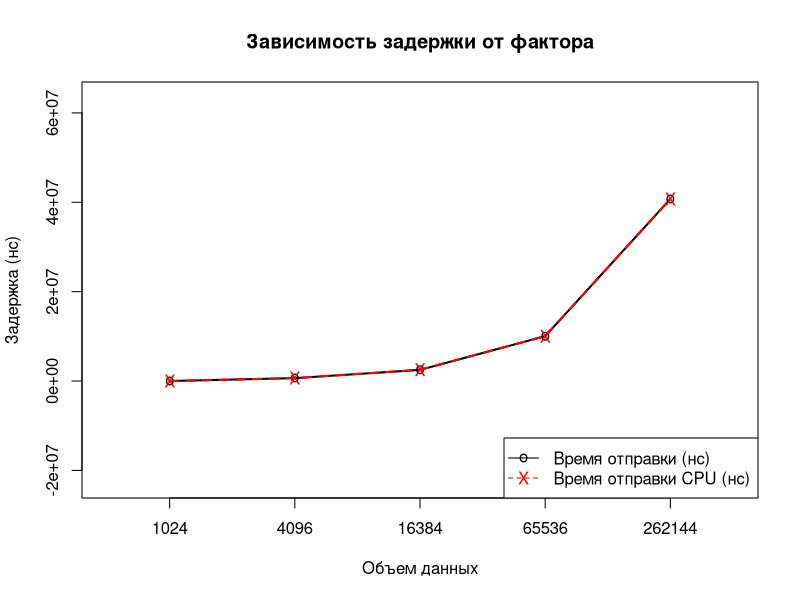
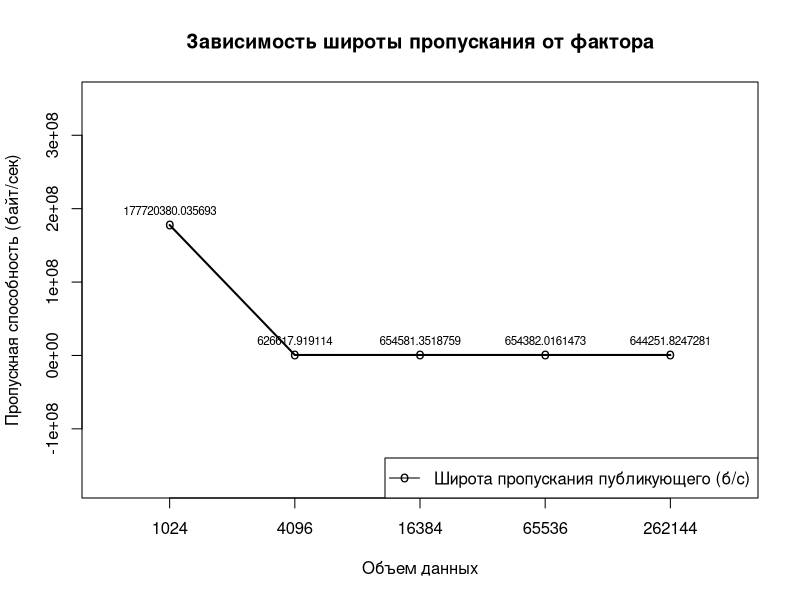
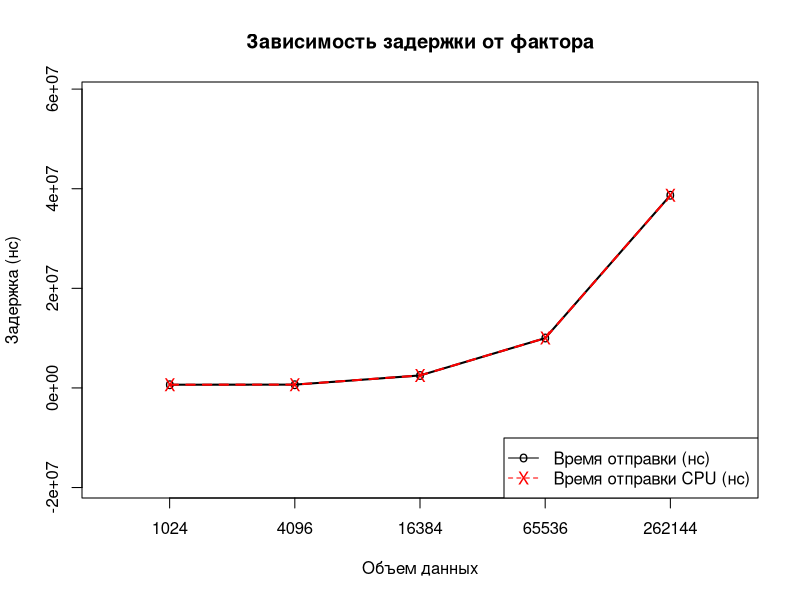
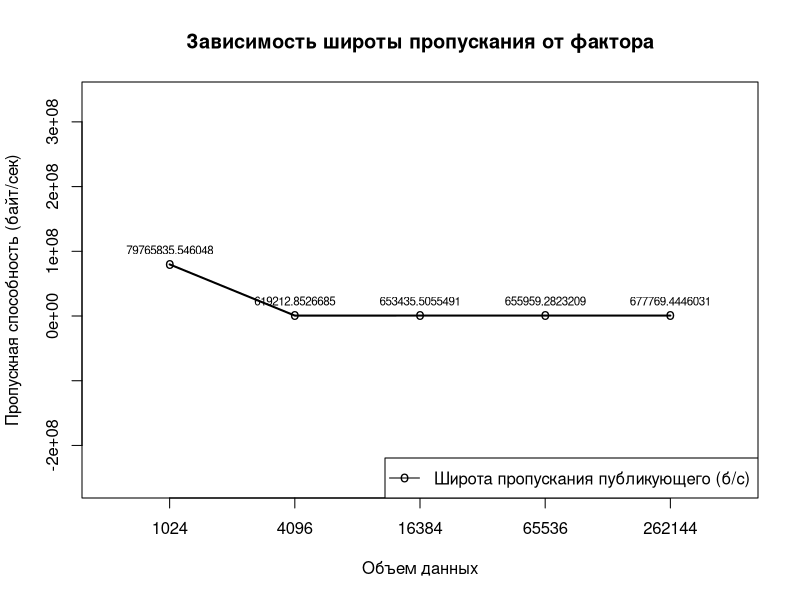
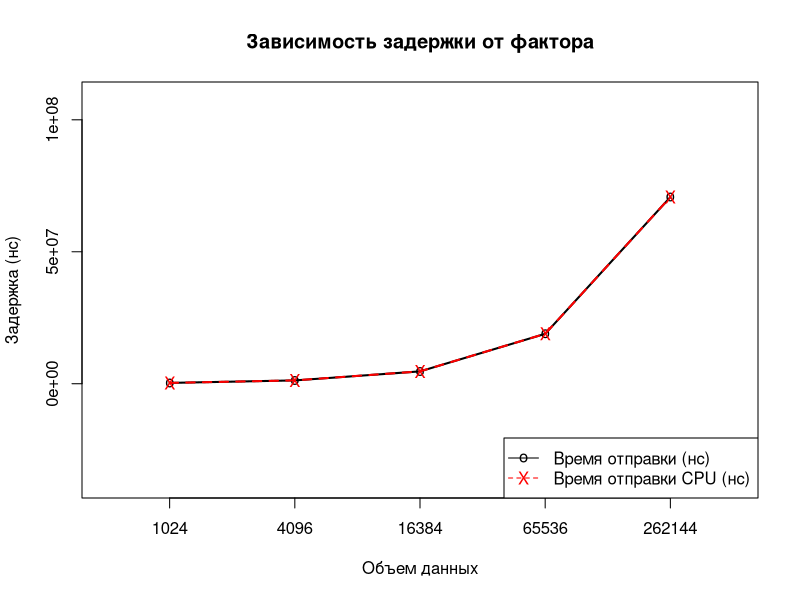
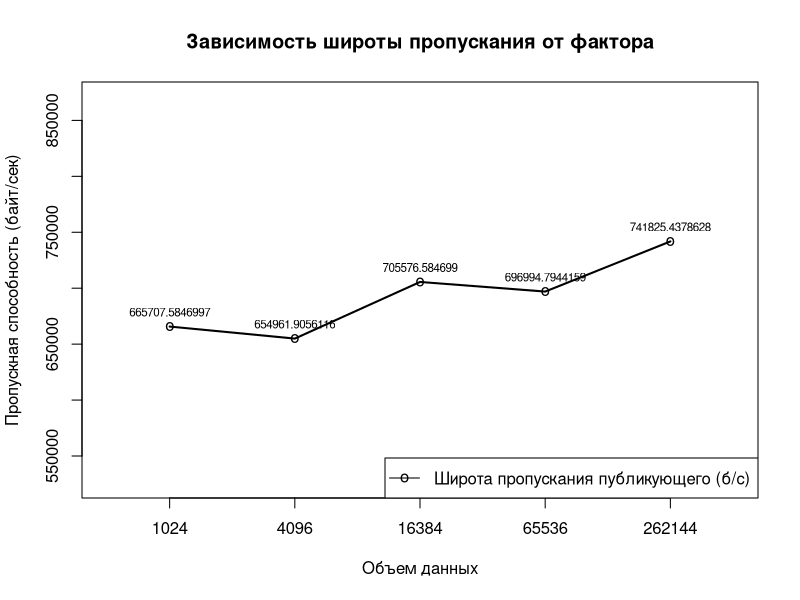
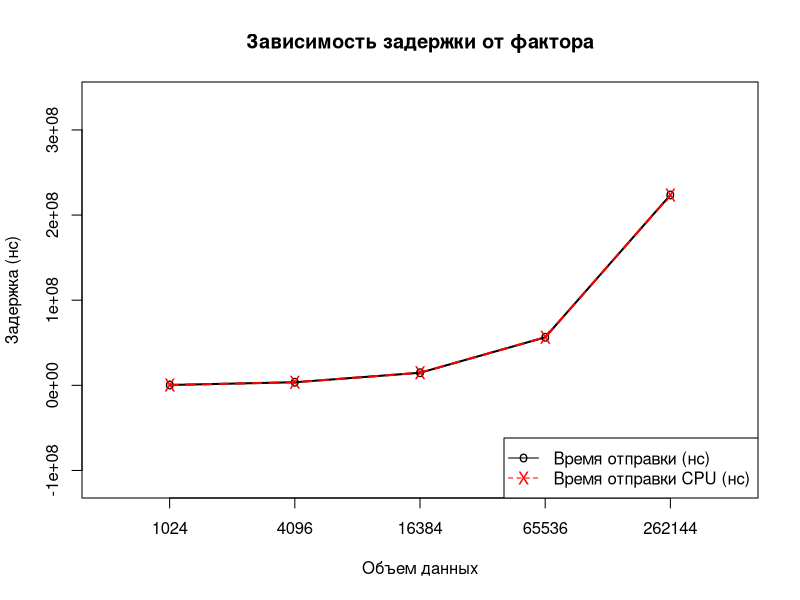
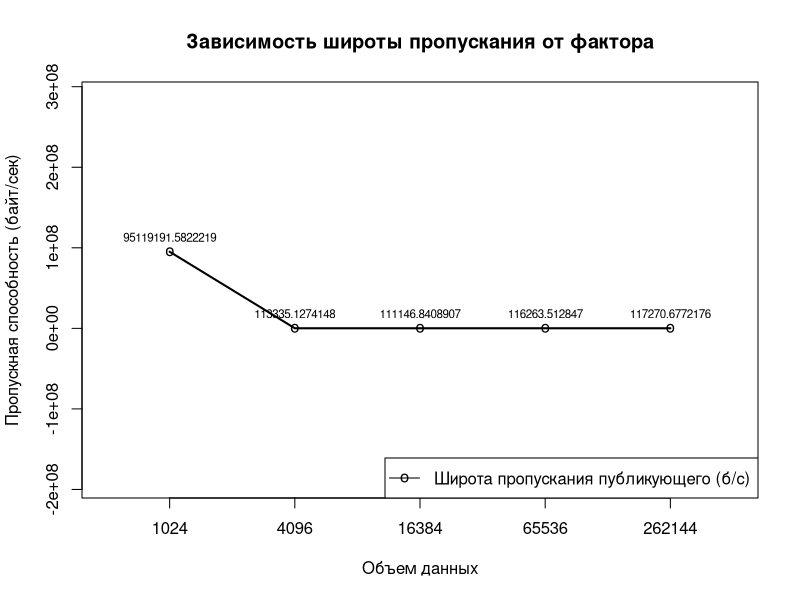

The R script that drew these images, in order:
## ---- chunk 1
#png(filename="plot.png", width = 1600, height = 900)
size <- c(1024, 4096, 16384, 65536, 262144)
real_time <- c(1527.7222221, 653809.4, 2502803.7555556, 10047465.6111112, 40747806.3333333)
cpu_time <- c(1524.9286302, 653878.2658801001, 2502934.0299469, 10047714.0075057, 40748515.817470506)
bytes_per_second <- c(177720380.0356929, 626617.9191139999, 654581.3518759, 654382.0161473, 644251.8247281)
df <- data.frame("factor"=size, "Время отправки (нс)"=real_time, "Время отправки CPU (нс)"=cpu_time, "Широта пропускания публикующего (б/с)"=bytes_per_second)
plot(factor(size, levels=size), real_time, type="o", col="black", lty=0, ylim=c(-22727758.222862747, 63477798.96896345), xlab="", ylab="")
points(factor(size, levels=size), real_time, col="black", pch="o")
lines(factor(size, levels=size), real_time, col="black", lty=1, lwd=2)
title(main="Зависимость задержки от фактора", xlab="Объем данных", ylab="Задержка (нс)")
points(factor(size, levels=size), cpu_time, col="red", pch="X")
lines(factor(size, levels=size), cpu_time, col="red", lty=2, lwd=2)
legend("bottomright", legend=c("Время отправки (нс)", "Время отправки CPU (нс)"), col=c("black", "red"), lty=c(1, 2), pch=c("o", "X"), ncol=1)
plot(factor(size, levels=size), bytes_per_second, type="o", col="black", lty=0, ylim=c(-173233617.8303862, 351580615.7851931), xlab="", ylab="")
points(factor(size, levels=size), bytes_per_second, col="black", pch="o")
lines(factor(size, levels=size), bytes_per_second, col="black", lty=1, lwd=2)
title(main="Зависимость широты пропускания от фактора", xlab="Объем данных", ylab="Пропускная способность (байт/сек)")
text( factor(size, levels=size), bytes_per_second, labels=bytes_per_second, cex= 0.7, pos=3)
legend("bottomright", legend=c("Широта пропускания публикующего (б/с)"), col=c("black"), lty=c(1), pch=c("o"), ncol=1)
## ---- chunk 2
#png(filename="plot.png", width = 1600, height = 900)
size <- c(1024, 4096, 16384, 65536, 262144)
real_time <- c(650003.3444445, 663375.8888887, 2509004.9111109003, 10002478.4444445, 38678222.188889)
cpu_time <- c(650122.2160921, 663471.6785193, 2509142.3851984995, 10002763.4121163, 38679011.60776521)
bytes_per_second <- c(79765835.546048, 619212.8526684998, 653435.5055491, 655959.2823209, 677769.4446031)
df <- data.frame("factor"=size, "Время отправки (нс)"=real_time, "Время отправки CPU (нс)"=cpu_time, "Широта пропускания публикующего (б/с)"=bytes_per_second)
plot(factor(size, levels=size), real_time, type="o", col="black", lty=0, ylim=c(-19005648.404860146, 58334663.357069865), xlab="", ylab="")
points(factor(size, levels=size), real_time, col="black", pch="o")
lines(factor(size, levels=size), real_time, col="black", lty=1, lwd=2)
title(main="Зависимость задержки от фактора", xlab="Объем данных", ylab="Задержка (нс)")
points(factor(size, levels=size), cpu_time, col="red", pch="X")
lines(factor(size, levels=size), cpu_time, col="red", lty=2, lwd=2)
legend("bottomright", legend=c("Время отправки (нс)", "Время отправки CPU (нс)"), col=c("black", "red"), lty=c(1, 2), pch=c("o", "X"), ncol=1)
plot(factor(size, levels=size), bytes_per_second, type="o", col="black", lty=0, ylim=c(-257418950.37433594, 337803998.77305245), xlab="", ylab="")
points(factor(size, levels=size), bytes_per_second, col="black", pch="o")
lines(factor(size, levels=size), bytes_per_second, col="black", lty=1, lwd=2)
title(main="Зависимость широты пропускания от фактора", xlab="Объем данных", ylab="Пропускная способность (байт/сек)")
text( factor(size, levels=size), bytes_per_second, labels=bytes_per_second, cex= 0.7, pos=3)
legend("bottomright", legend=c("Широта пропускания публикующего (б/с)"), col=c("black"), lty=c(1), pch=c("o"), ncol=1)
## ---- chunk 3
#png(filename="plot.png", width = 1600, height = 900)
size <- c(1024, 4096, 16384, 65536, 262144)
real_time <- c(307413.0555557, 1257944.8555556, 4677492.4222222, 18909507.533333402, 70715916.2444444)
cpu_time <- c(307497.5186205, 1258084.0090971, 4677702.0380984, 18909991.681968898, 70717087.89435841)
bytes_per_second <- c(665707.5846997, 654961.9056116, 705576.584699, 696994.7944158999, 741825.4378628001)
df <- data.frame("factor"=size, "Время отправки (нс)"=real_time, "Время отправки CPU (нс)"=cpu_time, "Широта пропускания публикующего (б/с)"=bytes_per_second)
plot(factor(size, levels=size), real_time, type="o", col="black", lty=0, ylim=c(-37464232.20219221, 108488733.15210631), xlab="", ylab="")
points(factor(size, levels=size), real_time, col="black", pch="o")
lines(factor(size, levels=size), real_time, col="black", lty=1, lwd=2)
title(main="Зависимость задержки от фактора", xlab="Объем данных", ylab="Задержка (нс)")
points(factor(size, levels=size), cpu_time, col="red", pch="X")
lines(factor(size, levels=size), cpu_time, col="red", lty=2, lwd=2)
legend("bottomright", legend=c("Время отправки (нс)", "Время отправки CPU (нс)"), col=c("black", "red"), lty=c(1, 2), pch=c("o", "X"), ncol=1)
plot(factor(size, levels=size), bytes_per_second, type="o", col="black", lty=0, ylim=c(526215.5275747528, 870571.8158996473), xlab="", ylab="")
points(factor(size, levels=size), bytes_per_second, col="black", pch="o")
lines(factor(size, levels=size), bytes_per_second, col="black", lty=1, lwd=2)
title(main="Зависимость широты пропускания от фактора", xlab="Объем данных", ylab="Пропускная способность (байт/сек)")
text( factor(size, levels=size), bytes_per_second, labels=bytes_per_second, cex= 0.7, pos=3)
legend("bottomright", legend=c("Широта пропускания публикующего (б/с)"), col=c("black"), lty=c(1), pch=c("o"), ncol=1)
## ---- chunk 4
#png(filename="plot.png", width = 1600, height = 900)
size <- c(1024, 4096, 16384, 65536, 262144)
real_time <- c(388261.1666667, 3614916.4555555, 14756935.855555499, 56423353.6000001, 223554893.65555558)
cpu_time <- c(388286.6521431, 3615074.4676122004, 14757246.390785798, 56424302.5304481, 223557990.88297257)
bytes_per_second <- c(95119191.5822219, 113335.1274148, 111146.8408907, 116263.512847, 117270.67721759998)
df <- data.frame("factor"=size, "Время отправки (нс)"=real_time, "Время отправки CPU (нс)"=cpu_time, "Широта пропускания публикующего (б/с)"=bytes_per_second)
plot(factor(size, levels=size), real_time, type="o", col="black", lty=0, ylim=c(-114266095.14158726, 338212347.19122654), xlab="", ylab="")
points(factor(size, levels=size), real_time, col="black", pch="o")
lines(factor(size, levels=size), real_time, col="black", lty=1, lwd=2)
title(main="Зависимость задержки от фактора", xlab="Объем данных", ylab="Задержка (нс)")
points(factor(size, levels=size), cpu_time, col="red", pch="X")
lines(factor(size, levels=size), cpu_time, col="red", lty=2, lwd=2)
legend("bottomright", legend=c("Время отправки (нс)", "Время отправки CPU (нс)"), col=c("black", "red"), lty=c(1, 2), pch=c("o", "X"), ncol=1)
plot(factor(size, levels=size), bytes_per_second, type="o", col="black", lty=0, ylim=c(-191482804.12476134, 286713142.5478739), xlab="", ylab="")
points(factor(size, levels=size), bytes_per_second, col="black", pch="o")
lines(factor(size, levels=size), bytes_per_second, col="black", lty=1, lwd=2)
title(main="Зависимость широты пропускания от фактора", xlab="Объем данных", ylab="Пропускная способность (байт/сек)")
text( factor(size, levels=size), bytes_per_second, labels=bytes_per_second, cex= 0.7, pos=3)
legend("bottomright", legend=c("Широта пропускания публикующего (б/с)"), col=c("black"), lty=c(1), pch=c("o"), ncol=1)
## ---- chunk 5
#png(filename="plot.png", width = 1600, height = 900)
size <- c(1024, 4096, 16384, 65536, 262144)
real_time <- c(926387.6666667002, 3451537.5555555, 13698597.166666502, 53578402.955555305, 217454923.5444445)
cpu_time <- c(926553.8052682001, 3451733.0456756996, 13698986.186006999, 53579385.9666939, 217458061.58080214)
bytes_per_second <- c(110359.78881249999, 118674.81034989997, 119625.07397950001, 122326.72314570002, 120557.75827539999)
df <- data.frame("factor"=size, "Время отправки (нс)"=real_time, "Время отправки CPU (нс)"=cpu_time, "Широта пропускания публикующего (б/с)"=bytes_per_second)
plot(factor(size, levels=size), real_time, type="o", col="black", lty=0, ylim=c(-109907101.34438886, 328291550.5918577), xlab="", ylab="")
points(factor(size, levels=size), real_time, col="black", pch="o")
lines(factor(size, levels=size), real_time, col="black", lty=1, lwd=2)
title(main="Зависимость задержки от фактора", xlab="Объем данных", ylab="Задержка (нс)")
points(factor(size, levels=size), cpu_time, col="red", pch="X")
lines(factor(size, levels=size), cpu_time, col="red", lty=2, lwd=2)
legend("bottomright", legend=c("Время отправки (нс)", "Время отправки CPU (нс)"), col=c("black", "red"), lty=c(1, 2), pch=c("o", "X"), ncol=1)
plot(factor(size, levels=size), bytes_per_second, type="o", col="black", lty=0, ylim=c(101271.40833288798, 131415.103625312), xlab="", ylab="")
points(factor(size, levels=size), bytes_per_second, col="black", pch="o")
lines(factor(size, levels=size), bytes_per_second, col="black", lty=1, lwd=2)
title(main="Зависимость широты пропускания от фактора", xlab="Объем данных", ylab="Пропускная способность (байт/сек)")
text( factor(size, levels=size), bytes_per_second, labels=bytes_per_second, cex= 0.7, pos=3)
legend("bottomright", legend=c("Широта пропускания публикующего (б/с)"), col=c("black"), lty=c(1), pch=c("o"), ncol=1)
## ---- chunk 6
#png(filename="plot.png", width = 1600, height = 900)
size <- c(1024, 4096, 16384, 65536, 262144)
real_time <- c(1828471.9000000998, 7097240.5222221, 27689148.2111112, 107163885.93333331, 428156444.76666677)
cpu_time <- c(1828641.931876, 7097512.9366208, 27689783.083026398, 107165576.71541741, 428162296.57934296)
bytes_per_second <- c(111978.50719270001, 115874.3708357, 118372.9751462, 122337.87951809999, 122457.3502836)
df <- data.frame("factor"=size, "Время отправки (нс)"=real_time, "Время отправки CPU (нс)"=cpu_time, "Широта пропускания публикующего (б/с)"=bytes_per_second)
plot(factor(size, levels=size), real_time, type="o", col="black", lty=0, ylim=c(-215551324.83855382, 645542093.3178968), xlab="", ylab="")
points(factor(size, levels=size), real_time, col="black", pch="o")
lines(factor(size, levels=size), real_time, col="black", lty=1, lwd=2)
title(main="Зависимость задержки от фактора", xlab="Объем данных", ylab="Задержка (нс)")
points(factor(size, levels=size), cpu_time, col="red", pch="X")
lines(factor(size, levels=size), cpu_time, col="red", lty=2, lwd=2)
legend("bottomright", legend=c("Время отправки (нс)", "Время отправки CPU (нс)"), col=c("black", "red"), lty=c(1, 2), pch=c("o", "X"), ncol=1)
plot(factor(size, levels=size), bytes_per_second, type="o", col="black", lty=0, ylim=c(95914.53846825908, 138521.3190080409), xlab="", ylab="")
points(factor(size, levels=size), bytes_per_second, col="black", pch="o")
lines(factor(size, levels=size), bytes_per_second, col="black", lty=1, lwd=2)
title(main="Зависимость широты пропускания от фактора", xlab="Объем данных", ylab="Пропускная способность (байт/сек)")
text( factor(size, levels=size), bytes_per_second, labels=bytes_per_second, cex= 0.7, pos=3)
legend("bottomright", legend=c("Широта пропускания публикующего (б/с)"), col=c("black"), lty=c(1), pch=c("o"), ncol=1)
## ---- chunk 7
#png(filename="plot.png", width = 1600, height = 900)
size <- c(1024, 4096, 16384, 65536, 262144)
real_time <- c(106391.1222222, 362753.3222222, 2656463.8333332003, 9561054.2555556, 38210113.0666666)
cpu_time <- c(106349.69185589999, 362753.56649820006, 2656586.5098473006, 9561280.1358983, 38210747.8914222)
bytes_per_second <- c(961756.6771365998, 1129047.0698289, 627703.6754908001, 685456.4443161999, 686087.4486158)
df <- data.frame("factor"=size, "Время отправки (нс)"=real_time, "Время отправки CPU (нс)"=cpu_time, "Широта пропускания публикующего (б/с)"=bytes_per_second)
plot(factor(size, levels=size), real_time, type="o", col="black", lty=0, ylim=c(-19517510.080341678, 57834607.66361978), xlab="", ylab="")
points(factor(size, levels=size), real_time, col="black", pch="o")
lines(factor(size, levels=size), real_time, col="black", lty=1, lwd=2)
title(main="Зависимость задержки от фактора", xlab="Объем данных", ylab="Задержка (нс)")
points(factor(size, levels=size), cpu_time, col="red", pch="X")
lines(factor(size, levels=size), cpu_time, col="red", lty=2, lwd=2)
legend("bottomright", legend=c("Время отправки (нс)", "Время отправки CPU (нс)"), col=c("black", "red"), lty=c(1, 2), pch=c("o", "X"), ncol=1)
plot(factor(size, levels=size), bytes_per_second, type="o", col="black", lty=0, ylim=c(260398.49357111187, 1496352.2517485882), xlab="", ylab="")
points(factor(size, levels=size), bytes_per_second, col="black", pch="o")
lines(factor(size, levels=size), bytes_per_second, col="black", lty=1, lwd=2)
title(main="Зависимость широты пропускания от фактора", xlab="Объем данных", ylab="Пропускная способность (байт/сек)")
text( factor(size, levels=size), bytes_per_second, labels=bytes_per_second, cex= 0.7, pos=3)
legend("bottomright", legend=c("Широта пропускания публикующего (б/с)"), col=c("black"), lty=c(1), pch=c("o"), ncol=1)
## ---- chunk 8
#png(filename="plot.png", width = 1600, height = 900)
size <- c(1024, 4096, 16384, 65536, 262144)
real_time <- c(91970.1666668, 348155.3, 2387882.0666667, 9434949.6333333, 38311662.7)
cpu_time <- c(91995.44850560001, 348202.94481849996, 2387958.5807459, 9435138.1779448, 38312393.850757)
bytes_per_second <- c(1112172.9342499997, 1176280.3654824, 686061.21537, 694593.6572302999, 684262.8179420999)
df <- data.frame("factor"=size, "Время отправки (нс)"=real_time, "Время отправки CPU (нс)"=cpu_time, "Широта пропускания публикующего (б/с)"=bytes_per_second)
plot(factor(size, levels=size), real_time, type="o", col="black", lty=0, ylim=c(-19370814.97373729, 57775178.99116109), xlab="", ylab="")
points(factor(size, levels=size), real_time, col="black", pch="o")
lines(factor(size, levels=size), real_time, col="black", lty=1, lwd=2)
title(main="Зависимость задержки от фактора", xlab="Объем данных", ylab="Задержка (нс)")
points(factor(size, levels=size), cpu_time, col="red", pch="X")
lines(factor(size, levels=size), cpu_time, col="red", lty=2, lwd=2)
legend("bottomright", legend=c("Время отправки (нс)", "Время отправки CPU (нс)"), col=c("black", "red"), lty=c(1, 2), pch=c("o", "X"), ncol=1)
plot(factor(size, levels=size), bytes_per_second, type="o", col="black", lty=0, ylim=c(389594.6001147402, 1470948.5833097594), xlab="", ylab="")
points(factor(size, levels=size), bytes_per_second, col="black", pch="o")
lines(factor(size, levels=size), bytes_per_second, col="black", lty=1, lwd=2)
title(main="Зависимость широты пропускания от фактора", xlab="Объем данных", ylab="Пропускная способность (байт/сек)")
text( factor(size, levels=size), bytes_per_second, labels=bytes_per_second, cex= 0.7, pos=3)
legend("bottomright", legend=c("Широта пропускания публикующего (б/с)"), col=c("black"), lty=c(1), pch=c("o"), ncol=1)
## ---- chunk 9
#png(filename="plot.png", width = 1600, height = 900)
size <- c(1024, 4096, 16384, 65536, 262144)
real_time <- c(78209.31111099999, 616205.0555556, 1285011.3666667999, 57846151.26666659, 194723287.5333335)
cpu_time <- c(78223.3539134, 616219.2385505999, 1285123.3702784001, 57847024.3029032, 194725959.7546386)
bytes_per_second <- c(85792399.8100927, 1066262.7259801999, 1288871.7005404998, 235658.0293454, 136195.3881975)
df <- data.frame("factor"=size, "Время отправки (нс)"=real_time, "Время отправки CPU (нс)"=cpu_time, "Широта пропускания публикующего (б/с)"=bytes_per_second)
plot(factor(size, levels=size), real_time, type="o", col="black", lty=0, ylim=c(-127456683.00702633, 322260852.07277596), xlab="", ylab="")
points(factor(size, levels=size), real_time, col="black", pch="o")
lines(factor(size, levels=size), real_time, col="black", lty=1, lwd=2)
title(main="Зависимость задержки от фактора", xlab="Объем данных", ylab="Задержка (нс)")
points(factor(size, levels=size), cpu_time, col="red", pch="X")
lines(factor(size, levels=size), cpu_time, col="red", lty=2, lwd=2)
legend("bottomright", legend=c("Время отправки (нс)", "Время отправки CPU (нс)"), col=c("black", "red"), lty=c(1, 2), pch=c("o", "X"), ncol=1)
plot(factor(size, levels=size), bytes_per_second, type="o", col="black", lty=0, ylim=c(-148211823.2941407, 234140418.49243087), xlab="", ylab="")
points(factor(size, levels=size), bytes_per_second, col="black", pch="o")
lines(factor(size, levels=size), bytes_per_second, col="black", lty=1, lwd=2)
title(main="Зависимость широты пропускания от фактора", xlab="Объем данных", ylab="Пропускная способность (байт/сек)")
text( factor(size, levels=size), bytes_per_second, labels=bytes_per_second, cex= 0.7, pos=3)
legend("bottomright", legend=c("Широта пропускания публикующего (б/с)"), col=c("black"), lty=c(1), pch=c("o"), ncol=1)
## ---- chunk 10
#png(filename="plot.png", width = 1600, height = 900)
size <- c(1024, 4096, 16384, 65536, 262144)
real_time <- c(293.88888890000004, 330618.37777789996, 1281880.6000001996, 56484345.7, 194510792.6111109)
cpu_time <- c(291.8382809, 330659.7862949, 1281958.5527356002, 56485293.1477672, 194513597.25163853)
bytes_per_second <- c(349935865.43717635, 1247339.3922555998, 1304878.6949409998, 238301.8253401, 135183.1201221)
df <- data.frame("factor"=size, "Время отправки (нс)"=real_time, "Время отправки CPU (нс)"=cpu_time, "Широта пропускания публикующего (б/с)"=bytes_per_second)
plot(factor(size, levels=size), real_time, type="o", col="black", lty=0, ylim=c(-126841227.34783107, 321355116.43775046), xlab="", ylab="")
points(factor(size, levels=size), real_time, col="black", pch="o")
lines(factor(size, levels=size), real_time, col="black", lty=1, lwd=2)
title(main="Зависимость задержки от фактора", xlab="Объем данных", ylab="Задержка (нс)")
points(factor(size, levels=size), cpu_time, col="red", pch="X")
lines(factor(size, levels=size), cpu_time, col="red", lty=2, lwd=2)
legend("bottomright", legend=c("Время отправки (нс)", "Время отправки CPU (нс)"), col=c("black", "red"), lty=c(1, 2), pch=c("o", "X"), ncol=1)
plot(factor(size, levels=size), bytes_per_second, type="o", col="black", lty=0, ylim=c(-214392260.47969577, 564463309.0369942), xlab="", ylab="")
points(factor(size, levels=size), bytes_per_second, col="black", pch="o")
lines(factor(size, levels=size), bytes_per_second, col="black", lty=1, lwd=2)
title(main="Зависимость широты пропускания от фактора", xlab="Объем данных", ylab="Пропускная способность (байт/сек)")
text( factor(size, levels=size), bytes_per_second, labels=bytes_per_second, cex= 0.7, pos=3)
legend("bottomright", legend=c("Широта пропускания публикующего (б/с)"), col=c("black"), lty=c(1), pch=c("o"), ncol=1)
## ---- chunk 11
#png(filename="plot.png", width = 1600, height = 900)
size <- c(1024, 4096, 16384, 65536, 262144)
real_time <- c(320.6777779, 6887535.5777777005, 26486211.4222221, 106202812.8111111, 429062746.4)
cpu_time <- c(328.18611940000005, 6887750.2832518015, 26486781.0355221, 106204458.851956, 429068567.9018694)
bytes_per_second <- c(684617577.1309322, 119002.95178129998, 123715.5871954, 123425.6590782, 122210.8236037)
df <- data.frame("factor"=size, "Время отправки (нс)"=real_time, "Время отправки CPU (нс)"=cpu_time, "Широта пропускания публикующего (б/с)"=bytes_per_second)
plot(factor(size, levels=size), real_time, type="o", col="black", lty=0, ylim=c(-222252527.13198328, 651321415.7116306), xlab="", ylab="")
points(factor(size, levels=size), real_time, col="black", pch="o")
lines(factor(size, levels=size), real_time, col="black", lty=1, lwd=2)
title(main="Зависимость задержки от фактора", xlab="Объем данных", ylab="Задержка (нс)")
points(factor(size, levels=size), cpu_time, col="red", pch="X")
lines(factor(size, levels=size), cpu_time, col="red", lty=2, lwd=2)
legend("bottomright", legend=c("Время отправки (нс)", "Время отправки CPU (нс)"), col=c("black", "red"), lty=c(1, 2), pch=c("o", "X"), ncol=1)
plot(factor(size, levels=size), bytes_per_second, type="o", col="black", lty=0, ylim=c(-533835264.6511958, 1218571844.7339094), xlab="", ylab="")
points(factor(size, levels=size), bytes_per_second, col="black", pch="o")
lines(factor(size, levels=size), bytes_per_second, col="black", lty=1, lwd=2)
title(main="Зависимость широты пропускания от фактора", xlab="Объем данных", ylab="Пропускная способность (байт/сек)")
text( factor(size, levels=size), bytes_per_second, labels=bytes_per_second, cex= 0.7, pos=3)
legend("bottomright", legend=c("Широта пропускания публикующего (б/с)"), col=c("black"), lty=c(1), pch=c("o"), ncol=1)
